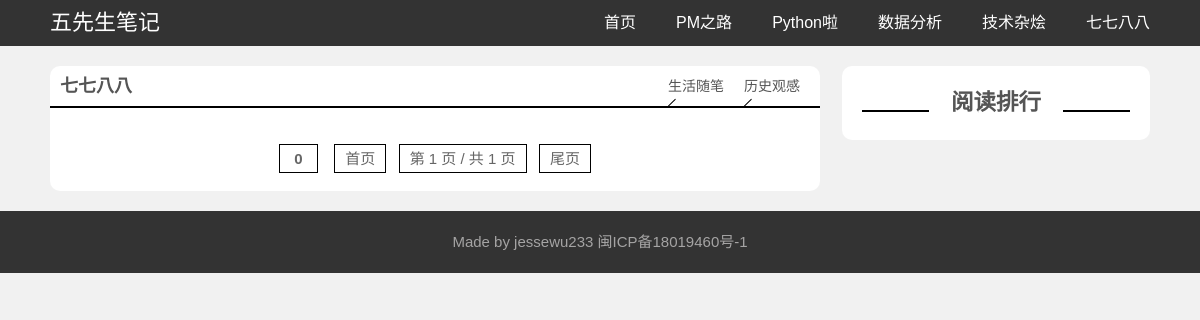
Screenshot of /category/9 with the database file from the repository.
### blog/models.py (models this page shows, shortened)
class Tag(models.Model):
    category = models.ForeignKey(Category, default='0', on_delete=models.CASCADE)
    name = models.CharField(max_length=100)

class Category(models.Model):
    name = models.CharField(max_length=100)
    def __str__(self):
        return self.name

### blog/views.py (the view)
# urls.py: path('category/<int:category_id>', views.category, name='category'),
def category(request, category_id):
    page_num = 10
    category_name = models.Category.objects.get(pk=category_id)
    all_post_list = models.Post.objects.filter(category__name=category_name).order_by("-created_time")
    sum_num = all_post_list.count()
    most_view_list = all_post_list.order_by("-views")[:5]
    tag_list = models.Tag.objects.all().filter(category__name=category_name)[:3]
    bigTitle = category_name
    paginator = Paginator(all_post_list, page_num)
    current_page = 1
    previous_page = current_page - 1
    next_page = current_page + 1
    post_list = paginator.page(current_page)
    context = {
        "post_list": post_list,
        "bigTitle": bigTitle,
        "tag_list": tag_list,
        "most_view_list": most_view_list,
        "paginator": paginator,
        "current_page": current_page,
        "previous_page": previous_page,
        "next_page": next_page,
        "sum_num": sum_num,
        "category_id": category_id
    }
    return render(request, 'blog/list.html', context)

### blog/templates/blog/list.html (shortened to what this page needs)
{% load staticfiles %}
<!doctype html>
<html>
<head>
    <link href="{% static "blog/css/base.css" %}" rel="stylesheet">
    <link href="{% static "blog/css/index.css" %}" rel="stylesheet">
    <link href="{% static "blog/css/m.css" %}" rel="stylesheet">
</head>
<body>
<header>
    <div id="mnav">
        <div class="logo"><a href="/">五先生笔记</a></div>
        <ul id="starlist">
            <li><a href="http://localhost:8000/">首页</a></li>
            <li><a href="{% url "blog:category" 6 %}">PM之路</a></li>
            <li><a href="{% url "blog:category" 7 %}">Python啦</a></li>
            <li><a href="{% url "blog:category" 8 %}">数据分析</a></li>
            <li><a href="{% url "blog:category" 9 %}">技术杂烩</a></li>
            <li><a href="{% url "blog:category" 9 %}">七七八八</a></li>
        </ul>
    </div>
</header>
<div class="line46"></div>
<article>
    <div style="margin-top: 20px" class="leftbox">
        <div class="newblogs">
            <h2 class="hometitle">
                {% if tag_list %}
                    <span>
                    {% for tag in tag_list %}
                        <a href="{% url "blog:tag" tag.id %}">{{ tag.name }}</a>
                    {% endfor %}
                    </span>
                {% endif %}
                {{ bigTitle }}</h2>
            <div class="pagelist"><a title="Total record">&nbsp;<b>{{ sum_num }}</b> </a>&nbsp;&nbsp
                <a href="{% url "blog:category_page" category_id 1 %}">首页</a>
                &nbsp<a href="#">第 {{ current_page }} 页 / 共 {{ paginator.num_pages }} 页</a>&nbsp
                <a href="{% url "blog:category_page" category_id paginator.num_pages %}">尾页</a>
            </div>
        </div>
    </div>
    <div class="rightbox">
        <div class="blank"></div>
        <div class="paihang">
            <h2 class="ab_title"><a href="{% url "blog:top" %}">阅读排行</a></h2>
        </div>
    </div>
</article>
<footer>
    <p>Made by <a href="/">jessewu233</a> <a href="/">闽ICP备18019460号-1</a></p>
</footer>
</body>
</html>

### blog/static/blog/css/base.css (style rules this page uses)
* { margin: 0; padding: 0 }
body { font: 15px "Microsoft YaHei", Arial, Helvetica, sans-serif; color: #555; background: #f1f1f1; line-height: 1.5; }
ul, li { list-style: none; }
a { text-decoration: none; color: #555 }
.blank { height: 20px; overflow: hidden; width: 100%; margin: auto; clear: both }
.line46 { height: 46px; width: 100% }
header { width: 100%; color: #FFF; background: #333; line-height: 46px; overflow: hidden; position: fixed; top: 0; z-index: 100 }
.logo { float: left; font-size: 22px }
#mnav { width: 1100px; margin: auto }
#mnav a { color: #FFF }
#starlist { float: right; }
#starlist li { float: left; display: block; padding: 0 0 0 40px; font-size: 16px }
article { width: 1100px; margin: auto; overflow: hidden }
footer { width: 100%; background: #333; color: #a5a4a4; text-align: center; padding: 20px 0; }
footer a { color: #a5a4a4 }

### blog/static/blog/css/index.css (style rules this page uses)
.leftbox { width: 70%; float: left; overflow: hidden; margin-bottom: 20px; }
.rightbox { width: 28%; float: right; overflow: hidden; }
.hometitle { padding: 0 10px; line-height: 40px; height: 40px; font-size: 18px;; border-bottom: #000 2px solid; position: relative; }
.hometitle span { float: right; font-weight: normal; font-size: 14px; height: 42px; overflow: hidden; position: absolute; right: 0; width: 100%; text-align: right }
.hometitle span a { display: block; float: right; position: relative; overflow: hidden; margin-right: 20px }
.hometitle span a:after { content: ''; display: block; width: 1px; height: 20px; border-radius: 10px; background: #000; -webkit-transform: rotate(45deg); transform: rotate(45deg); position: absolute; bottom: -10px }
.newblogs { background: #fff; overflow: hidden; width: 100%; clear: both; border-radius: 10px; }
.ab_title { text-align: center; position: relative; margin: 20px; }
.ab_title:before { content: ""; width: 25%; height: 2px; background: #000; position: absolute; left: 0; bottom: 8px }
.ab_title:after { content: ""; width: 25%; height: 2px; background: #000; position: absolute; right: 0; bottom: 8px }
.paihang { background: #FFF; border-radius: 10px; overflow: hidden; margin: 0 0 20px 0; }
.pagelist { text-align: center; color: #666; width: 100%; clear: both; margin: 20px 0; padding-top: 20px }
.pagelist a { color: #666; margin: 0 2px; border: 1px solid #000; padding: 5px 10px; }

### rows the page displays
Tag: name "历史观感"
Tag: name "生活随笔"
Category: name "七七八八"

### other values shown
{{ sum_num }} "0"
{{ current_page }} "1"
{{ paginator.num_pages }} "1"
